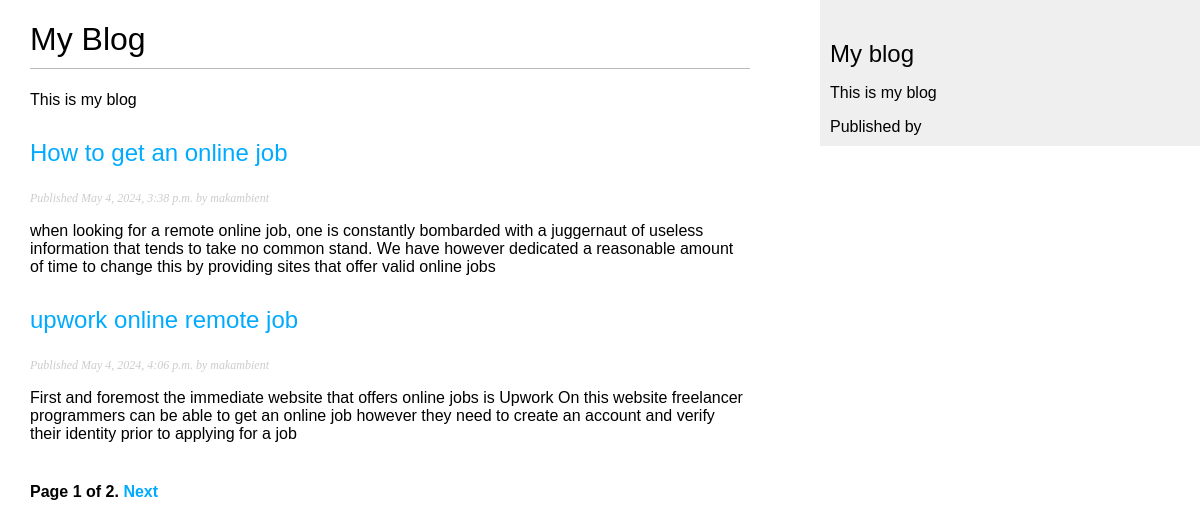
The page /reader/?page=1 on the database its author committed.
### reader/models.py (models this page shows, shortened)
class Post(models.Model):
    class Status(models.TextChoices):
        DRAFT='DF', 'Draft'
        PUBLISHED='PB', 'Published'
    title=models.CharField(max_length=255)
    slug=models.SlugField(max_length=255,
                          unique_for_date='publish')
    author=models.ForeignKey(User,
                             on_delete=models.CASCADE,
                             related_name='reader_posts')
    body=models.TextField()
    publish=models.DateTimeField(default=timezone.now)
    created=models.DateTimeField(auto_now_add=True)
    updated=models.DateTimeField(auto_now=True)
    status=models.CharField(max_length=2,
                            choices=Status.choices,
                            default=Status.DRAFT)
    objects=models.Manager()
    published=PublishedManager()
    class Meta:
        ordering=['publish']
        indexes=[
            models.Index(fields=['-publish']),
        ]
    def get_absolute_url(self):
        return reverse('reader:post_detail',
                       args=[self.publish.year,
                             self.publish.month,
                             self.publish.day,
                             self.slug
                             ])

### reader/views.py (the view)
# urls.py: path('', views.post_list, name='post_list'),
def post_list(request):
    post_list=Post.published.all()
    paginator=Paginator(post_list,2)
    page_number=request.GET.get('page',2)
    try:
        posts=paginator.page(page_number)
    except PageNotAnInteger:
        posts=paginator.page(1)
    except EmptyPage:
        posts=paginator.page(paginator.num_pages)
    switch={'posts': posts}
    return render(request,
                  'reader/post/list.html',switch)

### reader/models.py (called while the page is built)
    def get_queryset(self):
        return super().get_queryset()\
                    .filter(status=Post.Status.PUBLISHED)

### reader/templates/reader/post/list.html (shortened to what this page needs)
{% extends 'reader/base.html' %}
{% block content %}
<h1>My Blog</h1>
<p>This is my blog</p>
{% for post in posts %}
<h2>
    <a href="{{ post.get_absolute_url }}">
        <p> {{ post.title }}</p>
    </a>
</h2>
<p class="date">
    Published {{ post.publish }} by {{ post.author}}
</p>
{{ post.body| truncatewords:50|linebreaks }}
{% endfor %}
{% include 'pagination.html' with page=posts %}
{% endblock %}

### reader/static/css/blog.css (style rules this page uses)
body { margin:0; padding:0; font-family:helvetica, sans-serif; }
a { color:#00abff; text-decoration:none; }
h1 { font-weight:normal; border-bottom:1px solid #bbb; padding:0 0 10px 0; }
h2 { font-weight:normal; margin:30px 0 0; }
p.date { color:#ccc; font-family: georgia, serif; font-size: 12px; font-style: italic; }

### rows shown on the page
Post: title "How to get an online job", publish "May 4, 2024, 3:38 p.m.", author "makambient", body "when looking for a remote online job, one is constantly bombarded with a juggernaut of useless information that tends to take no common stand. We have however dedicated a reasonable amount of time to change this by providing sites that offer valid online jobs"
Post: title "upwork online remote job", publish "May 4, 2024, 4:06 p.m.", author "makambient", body "First and foremost the immediate website that offers online jobs is Upwork On this website freelancer programmers can be able to get an online job however they need to create an account and verify their identity prior to applying for a job"

### other values the page prints
{{ page.number }} "1"
{{ page.paginator.num_pages }} "2"
